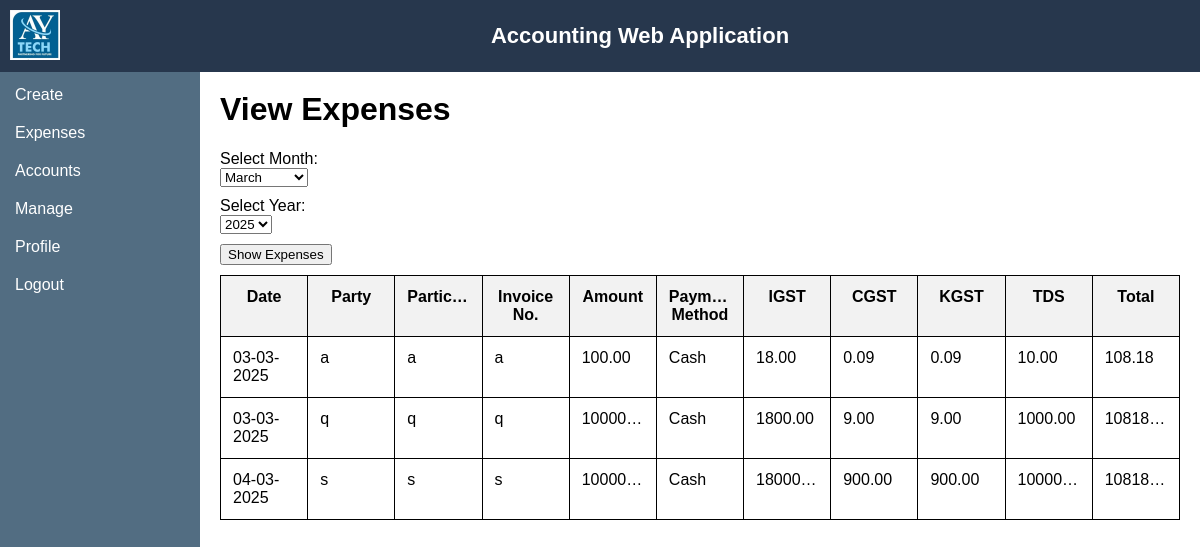
The app's page /view_expenses/, older data.
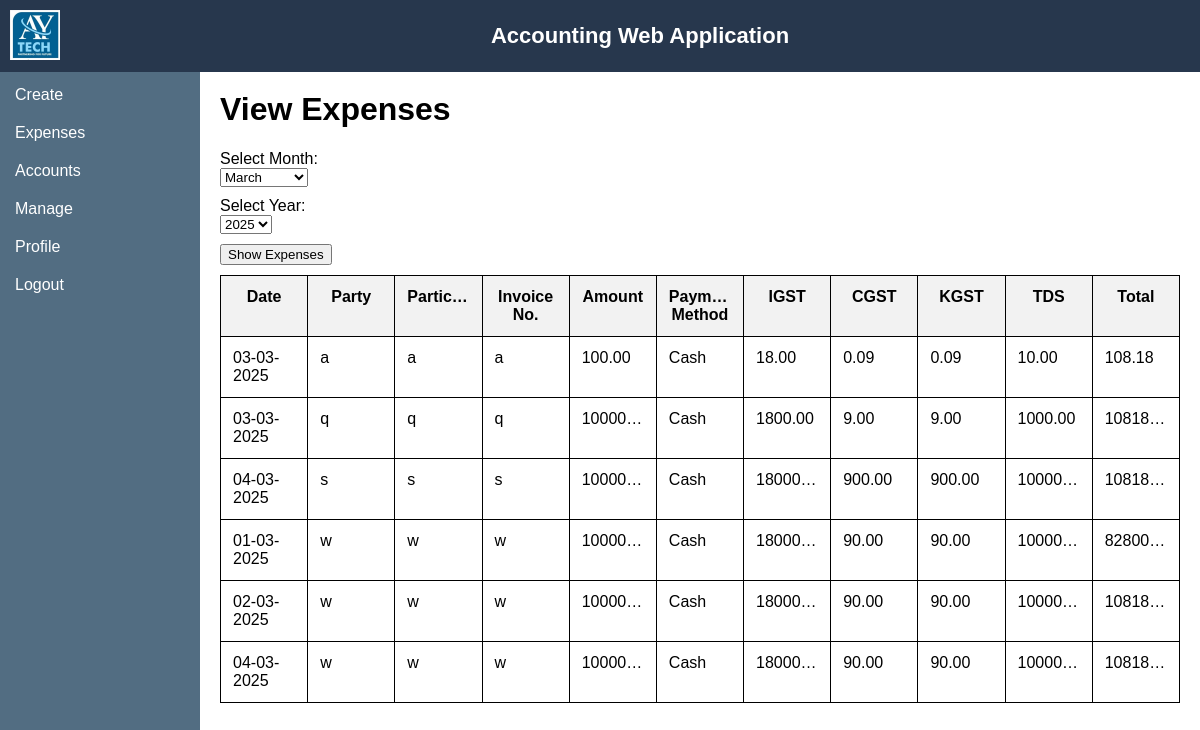
The same page, newer data.
### main/models.py (models this page shows, shortened)
class Expense(models.Model):
    date = models.DateField()
    party = models.CharField(max_length=100)
    particulars = models.CharField(max_length=200)
    invoice_number = models.CharField(max_length=20)
    amount = models.DecimalField(max_digits=10, decimal_places=2)
    bank_or_cash = models.CharField(max_length=20, default='Cash')
    igst = models.DecimalField(max_digits=10, decimal_places=2, default=Decimal('0.00'))
    cgst = models.DecimalField(max_digits=5, decimal_places=2, default=Decimal('0.00'))
    kgst = models.DecimalField(max_digits=10, decimal_places=2, default=Decimal('0.00'))
    tds = models.DecimalField(max_digits=10, decimal_places=2, default=Decimal('0.00'))
    total = models.DecimalField(max_digits=10, decimal_places=2, default=Decimal('0.00'))

### main/views.py (the view)
# urls.py: path('view_expenses/', view_expenses, name='view_expenses'),
def view_expenses(request):
    current_month = datetime.now().month
    current_year = datetime.now().year
    months = [(i, calendar.month_name[i]) for i in range(1, 13)]  # (month_number, month_name)
    selected_month = int(request.GET.get('month', current_month))
    selected_year = int(request.GET.get('year', current_year))
    expenses = Expense.objects.filter(date__month=selected_month, date__year=selected_year)
    years = range(current_year - 5, current_year + 1)
    context = {
        'expenses': expenses,
        'selected_month': selected_month,
        'selected_year': selected_year,
        'months': months,
        'years': years,
    }
    return render(request, 'mysite/view_expenses.html', context)

### main/templates/mysite/view_expenses.html (shortened to what this page needs)
{% extends 'base.html' %}
{% block content %}
    <h1>View Expenses</h1>
    <form method="get" action="{% url 'view_expenses' %}">
        <div>
            <label for="month">Select Month:</label><br>
            <select name="month" id="month">
                {% for month_number, month_name in months %}
                    <option value="{{ month_number }}" {% if month_number == selected_month %}selected{% endif %}>
                        {{ month_name }}
                    </option>
                {% endfor %}
            </select>
        </div>
        <div>
            <label for="year">Select Year:</label><br>
            <select name="year" id="year">
                {% for year in years %}
                    <option value="{{ year }}" {% if year == selected_year %}selected{% endif %}>
                        {{ year }}
                    </option>
                {% endfor %}
            </select>
        </div>
        <div>
            <button type="submit">Show Expenses</button>
        </div>
    </form>
    <div>
        <table style="width: 100%; border-collapse: collapse; table-layout: fixed;">
            <thead>
                <tr>
                    <th>Date</th>
                    <th>Party</th>
                    <th>Particulars</th>
                    <th>Invoice No.</th>
                    <th>Amount</th>
                    <th>Payment Method</th>
                    <th>IGST</th>
                    <th>CGST</th>
                    <th>KGST</th>
                    <th>TDS</th>
                    <th>Total</th>
                </tr>
            </thead>
            <tbody>
                {% for expense in expenses %}
                    <tr>
                        <td>{{ expense.date|date:"d-m-Y" }}</td>
                        <td>{{ expense.party }}</td>
                        <td>{{ expense.particulars }}</td>
                        <td>{{ expense.invoice_number }}</td>
                        <td>{{ expense.amount }}</td>
                        <td>{{ expense.bank_or_cash }}</td>
                        <td>{{ expense.igst }}</td>
                        <td>{{ expense.cgst }}</td>
                        <td>{{ expense.kgst }}</td>
                        <td>{{ expense.tds }}</td>
                        <td>{{ expense.total }}</td>
                    </tr>
                {% empty %}
                    <tr>
                        <td colspan="11" style="text-align: center;">No expenses available.</td>
                    </tr>
                {% endfor %}
            </tbody>
        </table>
    </div>
{% endblock %}

### main/templates/mysite/base.html (shortened to what this page needs)
<!DOCTYPE html>
<html lang="en">
<head>
    {% load static %}
    <link rel="stylesheet" href="{% static 'css/style.css' %}">
</head>
<body>
    <div class="topbar">
        <a href="https://aytech.co.in/" target="_blank">
            <img src="{% static 'images/logo.png' %}" alt="Logo" style="height: 50px; margin-right: 10px;">
        </a>
        <h1>Accounting Web Application</h1>
    </div>
    <div class="container">
        <div class="sidebar">
            <ul>
                <li>
                    <a href="#" class="menu-toggle">Create </a>
                </li>
                <li><a href="#" class="menu-toggle">Expenses</a>
                </li>
                <li><a href="{% url 'accounts' %}">Accounts</a></li>
                <li><a href="{% url 'manage' %}">Manage</a></li>
                <li><a href="{% url 'profile' %}">Profile</a></li>
                <li><a href="{% url 'logout' %}">Logout</a></li>
            </ul>
        </div>
        <div class="content">
            {% block content %}{% endblock %}
        </div>
    </div>
</body>
</html>

### main/static/css/style.css (style rules this page uses)
.sidebar { width: 200px; background-color: #526D82; height: calc(100vh - 2px); position: fixed; padding-top: 0px; overflow: auto; top: 0px; }
.sidebar ul { list-style-type: none; padding: 5px; }
.sidebar li { color: white; padding: 10px; position: relative; }
.sidebar li a { color: white; text-decoration: none; }
.content { margin-left: 200px; padding: 20px; width: calc(100% - 200px); }
form div { display: block; margin: 10px 0; }

### main/templates/mysite/base.html (style rules this page uses)
body { font-family: Arial, sans-serif; margin: 0; display: flex; flex-direction: column; }
.topbar { background-color: #27374D; color: white; padding: 10px; display: flex; align-items: center; position: fixed; width: 100%; z-index: 1000; font-size: 11px; }
.topbar h1 { margin: 0; text-align: center; flex-grow: 1; text-align: center; }
.sidebar { width: 200px; background-color: #526D82; height: calc(100vh - 2px); position: fixed; padding-top: 5px; overflow: auto; margin-top: 50px; top: 0px; }
.sidebar ul { list-style-type: none; padding: 5px; }
.sidebar li { color: white; padding: 10px; position: relative; }
.sidebar li a { color: white; text-decoration: none; display: flex; justify-content: space-between; align-items: center; }
.content { margin-left: 200px; margin-top: 50px; padding: 20px; width: calc(100% - 200px); height: calc(100vh - 50px); overflow-y: auto; box-sizing: border-box; }

### main/templates/mysite/view_expenses.html (style rules this page uses)
table { width: 100%; border-collapse: collapse; }
th, td { overflow: hidden; text-overflow: ellipsis; padding: 12px; border: 1px solid black; vertical-align: top; height: auto; white-space: normal; }
thead { background-color: #f2f2f2; }

Row changes from the older to the newer data that the page shows:
added Expense: date "01-03-2025", party "w", particulars "w", invoice_number "w", amount "10000…", bank_or_cash "Cash", igst "18000…", cgst "90.00", kgst "90.00", tds "10000…", total "82800…"
added Expense: date "02-03-2025", party "w", particulars "w", invoice_number "w", amount "10000…", bank_or_cash "Cash", igst "18000…", cgst "90.00", kgst "90.00", tds "10000…", total "10818…"
added Expense: date "04-03-2025", party "w", particulars "w", invoice_number "w", amount "10000…", bank_or_cash "Cash", igst "18000…", cgst "90.00", kgst "90.00", tds "10000…", total "10818…"
